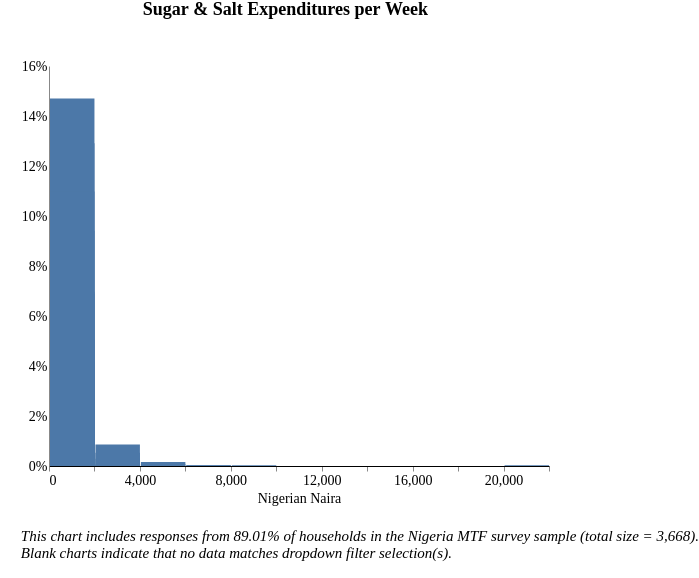

Specify this chart in Vega-Lite:
### Vega-Lite specification from a JSON file in a GitHub repository (floating-point values rounded to 4 significant figures; data arrays with more than 128 entries replaced by an {"elided": "..."} marker saying what was removed)
{"width": 800, "height": 400, "config": {"title": {"fontSize": 18, "font": "Times New Roman", "anchor": "center", "fontColor": "#000000"}, "axisX": {"domain": true, "domainColor": "#000000", "grid": false, "labelFont": "Times New Roman", "labelFontSize": 14, "titleFont": "Times New Roman", "titleFontSize": 14, "titleFontWeight": "normal", "title": "X Axis Title (units)"}, "axisY": {"domain": true, "grid": false, "gridColor": "#DEDDDD", "gridWidth": 1, "labelFont": "Times New Roman", "labelFontSize": 14, "labelAngle": 0, "ticks": false, "titleFont": "Times New Roman", "titleFontSize": 14, "titleFontWeight": "normal", "titlePadding": 10, "title": "Y Axis Title (units)"}, "range": {"category": ["#2980B9", "#003366", "#FFAE19", "#D68910", "#E67E22", "#D35400", "#FF4500", "#FF6162", "#438B28", "#45B39D", "#99ADC1", "#212F3C"]}, "legend": {"labelFont": "Times New Roman", "labelFontSize": 14, "symbolType": "square", "symbolSize": 100, "titleFont": "Times New Roman", "titleFontSize": 14, "titleFontWeight": "normal", "title": "Legend", "orient": "right", "offset": 0}, "tooltip": {"font": "Open Sans"}, "view": {"stroke": "transparent", "text": {"font": "Times New Roman", "color": ["#2980B9", "#003366", "#FFAE19", "#D68910", "#E67E22", "#D35400", "#FF4500", "#FF6162", "#438B28", "#45B39D", "#99ADC1", "#212F3C"], "fontSize": 14, "align": "right", "fontWeight": 400, "size": 14}, "bar": {"size": 40, "binSpacing": 1, "continuousBandSize": 30, "discreteBandSize": 30, "fill": ["#2980B9", "#003366", "#FFAE19", "#D68910", "#E67E22", "#D35400", "#FF4500", "#FF6162", "#438B28", "#45B39D", "#99ADC1", "#212F3C"], "stroke": false}}}, "concat": [{"mark": "bar", "encoding": {"tooltip": [{"field": "l_consumption_purchased", "title": "Response (Binned)", "type": "nominal"}, {"aggregate": "sum", "field": "pct", "format": ".2%", "title": "Percentage", "type": "quantitative"}], "x": {"axis": {"title": "Nigerian Naira"}, "bin": {"extent": [0, 22000], "step": 2000}, "field": "l_consumption_purchased", "scale": {"clamp": true, "domain": [0, 22000]}, "type": "quantitative"}, "y": {"aggregate": "sum", "axis": {"format": "%"}, "field": "pct", "title": "", "type": "quantitative"}}, "height": 400, "selection": {"selector039": {"type": "single", "fields": ["stove"], "bind": {"input": "select", "options": [null, "3-Stone/Open Fire Stove", "Manufactured Stove Traditional", "Koresone Stove", "LPG/Natural Gas Stove", "Electric Stove"], "labels": ["All Stove Types", "3-Stone/Open Fire Stove", "Manufactured Stove Traditional", "Koresone Stove", "LPG/Natural Gas Stove", "Electric Stove"], "name": "Primary cookstove type  "}}, "selector038": {"type": "single", "fields": ["i19a"], "bind": {"input": "select", "options": [null, "Wood purchased", "Wood collected", "Charcoal", "Kerosene", "Crop Residue/Plant Biomass", "LPG/cooking gas", "Garbage", "Electric", "Piped Natural Gas", "Charcoal Briquettes", "Coal Briquette", "Biomass Briquette", "Coal/lignite", "Other, specify"], "labels": ["All Fuel Types", "Wood purchased", "Wood collected", "Charcoal", "Kerosene", "Crop Residue/Plant Biomass", "LPG/cooking gas", "Garbage", "Electric", "Piped Natural Gas", "Charcoal Briquettes", "Coal Briquette", "Biomass Briquette", "Coal/lignite", "Other"], "name": "Primary source of cooking fuel  "}}, "selector037": {"type": "single", "fields": ["c182"], "bind": {"input": "select", "options": [null, "Dry-cell battery", "National Grid Connection", "No electricity", "Electric generator", "Other, specify", "Solar Multi-Light Product", "Solar Home System", "Solar Lantern", "Local Mini Grid connection", "Rechargeable Battery"], "labels": ["All Responses", "Dry-cell battery", "National Grid Connection", "No electricity", "Electric generator", "Other", "Solar Multi-Light Product", "Solar Home System", "Solar Lantern", "Local Mini Grid Connection", "Rechargeable Battery"], "name": "Primary source of electricity  "}}, "selector033": {"type": "single", "fields": ["locality"], "bind": {"input": "select", "options": [null, 0, 1], "labels": ["National", "Urban", "Rural"], "name": "Locality Breakdown  "}}, "selector041": {"type": "single", "fields": ["cs_aggr_tier"], "bind": {"input": "select", "options": [null, "Tier 0", "Tier 1", "Tier 2", "Tier 3", "Tier 4", "Tier 5"], "labels": ["All Tiers", "Tier 0", "Tier 1", "Tier 2", "Tier 3", "Tier 4", "Tier 5"], "name": "Cooking Tier  "}}}, "title": {"text": ["Sugar & Salt Expenditures per Week"], "color": "black", "subtitleColor": "black", "offset": 40}, "transform": [{"joinaggregate": [{"op": "count", "field": "*", "as": "total"}]}, {"calculate": "1 / datum.total", "as": "pct"}, {"bin": {"maxbins": 20}, "field": "m", "as": "mbin"}, {"filter": {"selection": "selector039"}}, {"filter": {"selection": "selector038"}}, {"filter": {"selection": "selector037"}}, {"filter": {"selection": "selector033"}}, {"filter": {"selection": "selector041"}}], "width": 500}], "data": {"name": "data-d3d45dbeef3c09f925aee7e69c5be5cf"}, "padding": {"left": 20, "right": 0, "bottom": 0, "top": 0}, "title": {"text": ["", "", "This chart includes responses from 89.01% of households in the Nigeria MTF survey sample (total size = 3,668).", "Blank charts indicate that no data matches dropdown filter selection(s).", ""], "anchor": "start", "baseline": "bottom", "font": "Times New Roman", "fontSize": 15, "fontStyle": "italic", "fontWeight": "normal", "orient": "bottom"}, "$schema": "https://vega.github.io/schema/vega-lite/v4.17.0.json", "datasets": {"data-d3d45dbeef3c09f925aee7e69c5be5cf": {"elided": "3742 records"}}}
